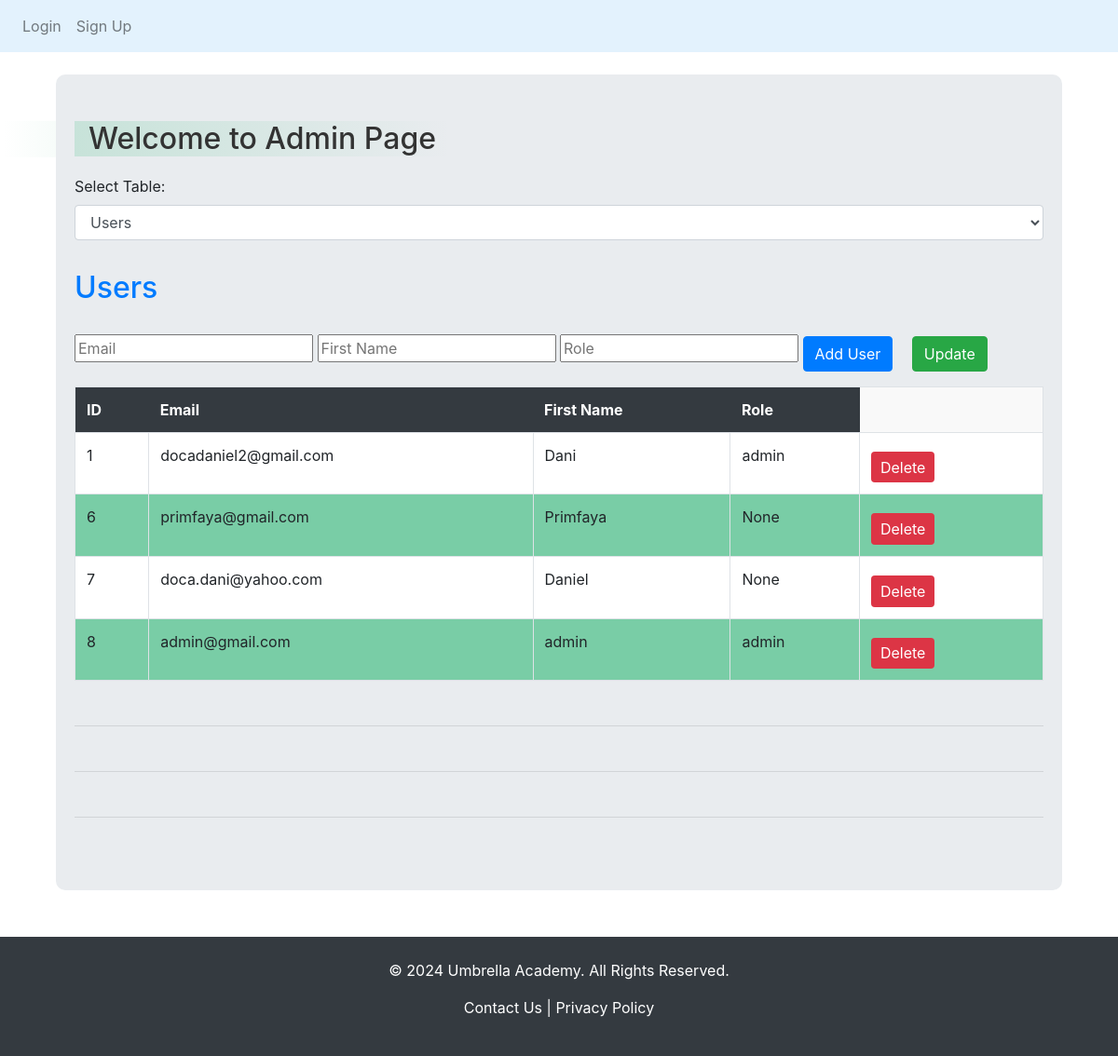
The page /admin on the database its author committed.
### website/models.py (models this page shows)
class User(db.Model, UserMixin):
    id = db.Column(db.Integer, primary_key=True)
    email = db.Column(db.String(150), unique=True)
    password = db.Column(db.String(150))
    first_Name = db.Column(db.String(150))
    role = db.Column(db.String(50))
    notes = db.relationship('Note', backref='user', lazy=True)
    courses = db.relationship('Course', secondary=user_courses, backref=db.backref('students', lazy='dynamic'))

### website/views.py (the view)
@views.route('/admin')
def admin_page():
    users = User.query.all()
    modules = Module.query.all()
    courses = Course.query.all()
    staff = Staff.query.all()
    return render_template('admin.html', users=users, modules=modules, courses=courses, staff=staff, user=current_user)

### website/templates/admin.html (shortened to what this page needs)
{% extends "base.html" %}
{% block content %}
<div class="container mt-4">
  <div class="section-container">
    <h2 class="section-title">Welcome to Admin Page</h2>
    <div class="form-group">
      <div class="form-group mb-1">
        <label for="tableSelector">Select Table:</label>
        <select class="form-control" id="tableSelector">
          <option value="usersTable">Users</option>
        </select>
      </div>
      <div id="usersTable" class="table-container">
        <h2>Users</h2>
        <form action="{{ url_for('views.add_user') }}" method="POST" class="mb-3">
          <input type="email" name="email" placeholder="Email" required>
          <input type="text" name="first_Name" placeholder="First Name" required>
          <input type="text" name="role" placeholder="Role" required>
          <button type="submit" class="btn btn-primary">Add User</button>
          <button type="button" class="btn btn-success ml-2" id="updateUser">Update</button>
        </form>
        <table class="table table-bordered">
          <thead class="table-dark">
            <tr>
              <th>ID</th>
              <th>Email</th>
              <th>First Name</th>
              <th>Role</th>
            </tr>
          </thead>
          <tbody>
            {% for user in users %}
            <tr>
              <td>{{ user.id }}</td>
              <td>{{ user.email }}</td>
              <td>{{ user.first_Name }}</td>
              <td>{{ user.role }}</td>
              <td>
                <button type="button" class="btn btn-danger delete-btn">Delete</button>
              </td>
            </tr>
            {% endfor %}
          </tbody>
        </table>
      </div>
      <hr class="my-5">
      <hr class="my-5">
      <hr class="my-5">
    </div>
  </div>
</div>
{% endblock %}

### website/templates/base.html (shortened to what this page needs)
<!DOCTYPE html>
<html>
<head>
  <link
    rel="stylesheet"
    href="https://stackpath.bootstrapcdn.com/bootstrap/4.4.1/css/bootstrap.min.css"
  />
  <link
    rel="stylesheet"
    href="https://stackpath.bootstrapcdn.com/font-awesome/4.7.0/css/font-awesome.min.css"
  />
</head>
<body>
  <nav class="navbar navbar-expand-lg navbar-light" style="background-color: #e3f2fd;">
    <div class="collapse navbar-collapse" id="navbar">
      <div class="navbar-nav">
        {% if user.is_authenticated %}
        <a class="nav-item nav-link" id="home" href="/">Home</a>
        <a class="nav-item nav-link" id="dashboard" href="/dashboard">Dashboard</a>
        <a class="nav-item nav-link" id="course" href="/course">Courses</a>
        <a class="nav-item nav-link" id="admin" href="/admin">Admin</a>
        <a class="nav-item nav-link" id="logout" href="/logout">Logout</a>
        {% else %}
        <a class="nav-item nav-link" id="login" href="/login">Login</a>
        <a class="nav-item nav-link" id="signUp" href="/sign-up">Sign Up</a>
        {% endif %}
      </div>
    </div>
  </nav>
  <div class="container mt-4">
    {% block content %}{% endblock %}
  </div>
</body>
<footer class="bg-dark text-white mt-5 p-4 text-center">
  <div class="container">
    <p>&copy; 2024 Umbrella Academy. All Rights Reserved.</p>
    <p>
      <a href="/contact" class="text-white">Contact Us</a> |
      <a href="/privacy" class="text-white">Privacy Policy</a>
    </p>
  </div>
</footer>
</html>

### website/templates/admin.html (style rules this page uses)
.btn-success { background-color: #28a745; border-color: #28a745; }
.btn-primary { background-color: #007bff; border-color: #007bff; }
.section-title { text-align: center; font-size: 2rem; margin-top: 20px; margin-bottom: 20px; color: #007bff; position: relative; display: inline-block; padding: 0 15px; background: linear-gradient(to right, rgba(121, 205, 166, 0.3), rgba(0, 0, 0, 0)); color: #333; }
.section-title::after { content: ''; position: absolute; top: 50%; left: -2cm; right: -2cm; height: 100%; background: linear-gradient(to right, rgba(0, 0, 0, 0), rgba(121, 205, 166, 0.3), rgba(0, 0, 0, 0)); z-index: -1; transform: translateY(-50%); }
.section-container { background: #e9ecef; padding: 30px 20px; border-radius: 10px; margin-bottom: 50px; }
.table-container { margin-top: 2rem; }
.table-container h2 { margin-bottom: 1.5rem; color: #007bff; }
.table-container table { width: 100%; margin-bottom: 1.5rem; background-color: #f9f9f9; }
.table-container .table thead th { background-color: #343a40; color: #fff; border: none; }
.table-container .table tbody tr:nth-of-type(odd) { background-color: #fff; }
.table-container .table tbody tr:nth-of-type(even) { background-color: #79cda6; }
.table-container .table tbody tr { transition: background-color 0.3s; }
.table-container .btn { margin-top: 0.5rem; margin-right: 0.5rem; }
.table-container .delete-btn { background-color: #dc3545; color: #fff; border: none; padding: 0.3rem 0.6rem; cursor: pointer; }
.table-container .btn-primary { background-color: #007bff; border-color: #007bff; }
.table-container .btn-success { background-color: #28a745; border-color: #28a745; }
.table-container .btn { border-radius: 0.25rem; }

### rows shown on the page
User: id "1", email "docadaniel2@gmail.com", first_Name "Dani", role "admin"
User: id "6", email "primfaya@gmail.com", first_Name "Primfaya", role "None"
User: id "7", email "doca.dani@yahoo.com", first_Name "Daniel", role "None"
User: id "8", email "admin@gmail.com", first_Name "admin", role "admin"
